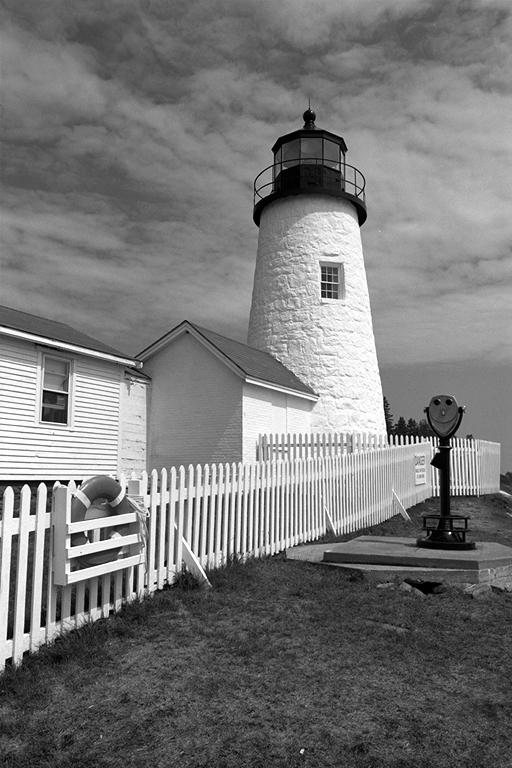
%> input picture 05_Quantization/lighthouse.png, 512 x 768 px
$ octave main_script2.m   (GNU Octave 9; MATLAB toolbox functions it lacks are replaced by stand-ins)
%> lines starting %> are read from the running program, lines starting %| are printed output that depends on the picture; in (x1, y1, x2, y2) boxes, pixels count from 0 and x2, y2 are one past the last pixel; in counts of white or black regions, pixels touching at a corner belong together; the program's own positions count from 1
### 05_Quantization/lloydMax.m
function [ levels,partition,converged,iter,xq ] = ...
    lloydMax( x,Nlevels,tol,maxiter )
%LLOYDMAX Quantize a real-valued signal using the Lloyd-Max algorithm
% Input arguments:
% x = Input signal (array of any size)
% Nlevels = No. of quantization levels
% tol = Tolerance for the optimization problem (optional)
% maxiter =  Max. no. of iterations (optional)
% Output arguments:
% levels = Quantization levels, 1-by-Nlevels vector
% partition = Endpoints of quantization intervals, 1-by-(Nlevels-1) vector
% converged = Flag, true if algorithm converged
% iter = No. of iterations taken for convergence (only useful if
%        converged = true)
% xq = Quantized signal
%
% Note: This code uses the KMeans++ initialization algorithm to initialize
% the quantization levels.
%
% Date: 2 September 2019
% Author: Ruturaj G. Gavaskar (ruturajg@iisc.ac.in)

xvec = x(:);        % Vectorize the signal for easier handling
xmin = min(xvec);   % Min. signal value
xmax = max(xvec);   % Max. signal value
if(xmin == xmax)
    error('ERROR: Cannot quantize a constant signal.\n');
end
if(~exist('tol','var') || isempty(tol))
    tol = (xmax - xmin)*1e-3;     % Default value for tolerance
end
if(~isscalar(tol))
    error('ERROR: tol must be a scalar.\n');
end
if(~exist('maxiter','var') || isempty(maxiter))
    maxiter = 100;  % Default value for maximum no. of iterations
end
if(~isscalar(maxiter))
    error('ERROR: maxiter must be a scalar.\n');
end

if(Nlevels==1)              % Single quantization level
    levels = mean(xvec);    % Optimum level is the mean of signal values
    partition = [];
    converged = true;
    iter = 0;
else
    levels_prev = initLevels(xvec,Nlevels);
    % Uncomment to initialize values uniformly over the dynamic range (not
    % recommended!)
    % levels_prev = linspace(xmin,xmax,Nlevels+2);
    % levels_prev(1) = []; levels_prev(end) = []; % Min. & max. values are not needed

    iter = 0;
    while(true)
        % Update partition endpoints:
        partition = (levels_prev(1:end-1) + levels_prev(2:end))/2;

        % Update levels:
        levels = zeros(1,Nlevels);  % Initialize

        % Update 1st level
        mask = (xvec<=partition(1));    % Logical mask
        x_1 = xvec(mask);       % Signal values in 1st partition
        levels(1) = mean(x_1);  % Avg. of signal values in 1st partition

        % Update intermediate levels
        for k = 2:(Nlevels-1)
            mask = (xvec>partition(k-1)) & (xvec<=partition(k));    % Logical mask
            x_k = xvec(mask);       % Signal values in kth partition
            levels(k) = mean(x_k);  % Avg. of signal values in kth partition
        end

        % Update last level
        mask = (xvec>partition(end));   % Logical mask
        x_end = xvec(mask);         % Signal values in last partition
        levels(end) = mean(x_end);  % Avg. of signal values in last partition

        % Test conditions to terminate the algorithm
        err = sum(abs(levels_prev-levels));
        iter = iter + 1;
        if(err < tol)       % Desired accuracy has been achieved
            converged = true;
            break;
        end
        if(iter == maxiter) % Max. number of iterations has been completed
            if(err < tol)
                converged = true;
            else
                converged = false;
            end
            break;
        end
        levels_prev = levels;
    end
end

if(nargout == 5)
    xq = quantizeSignal(x,partition,levels);    % Quantize the signal
end

end

function levels = initLevels(x,K)
% Initializes K quantization levels (levels) for the input signal (x) using
% the KMeans++ initialization algorithm.

N = length(x);
levels = nan(K,1);
levels(1) = x(randi(N));          % Choose 1st level randomly
nearestL = levels(1) * ones(N,1); % Nearest level from every signal value

for k = 2:K
    D2 = (x-nearestL).^2;         % Square of distance of each data point from its nearest level
    P = D2/sum(D2);               % Probability of picking a point as the kth level
    P = cumsum(P);                % Cumulative distribution
    r = rand;                     % Random number in [0,1]
    ind = find(P>r,1,'first');    % Index of data point sampled from above probability distribution
    levels(k) = x(ind);           % kth level

    distL = nan(N,k);
    for j = 1:k
        distL(:,j) = abs((x-levels(j)));  % Distance from jth center
    end
    [~,I] = min(distL,[],2);      % Nearest level indices (labels)
    nearestL = levels(I);         % Nearest levels
end

levels = sort(levels);
levels = levels';

end

function x = quantizeSignal(x,partition,levels)
% Quantizes the input signal (x) using the given partition endpoints
% (partition) and quantization levels (levels).

N = length(levels);

if(N==1)
    x(:) = levels;
else
    % Quantize 1st partition
    mask = (x<=partition(1));
    x(mask) = levels(1);    % Set values in 1st partition to 1st level

    % Quantize intermediate partitions
    for k = 2:(N-1)
        mask = (x>partition(k-1)) & (x<=partition(k));
        x(mask) = levels(k);% Set values in kth partition to kth level
    end

    % Quantize last partition
    mask = (x>partition(end));
    x(mask) = levels(end);  % Set values in last partition to last level
end

end

### 05_Quantization/main_script2.m
% An example of quantization of an image using the Lloyd-Max algorithm
% Note: A grayscale digital image is already quantized to 256 levels. Here
% we quantize its values to less than 256 levels.
% Author: Ruturaj Gavaskar (ruturaj.gavaskar@gmail.com)
%

clearvars; close all; clc;

I = double(imread('lighthouse.png'));
%> I: size 768x512 double; min 0, max 255, mean 120.5; mean of the top-left, top-right, bottom-left and bottom-right quarters 114.4, 142.6, 122.3, 102.6
N = 8;        % No. of quantization levels

[levels,endpoints,converged,iter,Iq] = lloydMax(I,N);
%> in lloydMax, `xmin = min(xvec);`: xmin = 0
%> in lloydMax, `xmax = max(xvec);`: xmax = 255
%> in lloydMax, `tol = (xmax - xmin)*1e-3;`: tol = 0.255
%> the loop in initLevels, `for k = 2:K` made 7 passes
%> ind on passes 1 to 7: 166494, 69530, 197272, 147659, 317425, 115271, 207008
%> after the loop in initLevels, `for k = 2:K`: levels = [144; 65; 253; 46; 104; 157; 86; 237]
%> in initLevels, `levels = sort(levels);`: levels = [46; 65; 86; 104; 144; 157; 237; 253]
%> in initLevels, `levels = levels';`: levels = [46 65 86 104 144 157 237 253]
%> the loop in lloydMax, `while(true)` made 13 passes
%> (partition, err, levels_prev) on passes 1 to 6: ([55.5 75.5 95 124 150.5 197 245], 46.45, [38.36 65.45 86.34 111.1 135.1 167 227 251.1]), ([51.9 75.89 98.74 123.1 151.1 197 239], 15.27, [35.22 63.73 87.95 112 134.7 167.7 223.2 247.9]), ([49.48 75.84 99.95 123.3 151.2 195.4 235.5], 9.81, [33.48 62.86 88.2 112.2 134.7 167.2 219.2 245.6]), ([48.17 75.53 100.2 123.5 151 193.2 232.4], 8.34, [32.36 62.33 88.69 112.7 134.3 166.2 216.2 244.3]), ([47.35 75.51 100.7 123.5 150.3 191.2 230.3], 5.07, [31.47 61.94 88.69 112.7 134.3 165.8 213.7 243.4]), ([46.71 75.32 100.7 123.5 150.1 189.8 228.6], 4.46, [30.63 61.57 88.69 112.7 134.3 165.4 211.6 242.7])
%> (partition, err) on pass 13: ([46.1 75.13 100.7 123.1 148.4 184.3 223.1], 0)
%> after the loop in lloydMax, `while(true)`: converged = true; iter = 13; levels = [30.63 61.57 88.69 112.7 133.6 163.3 205.3 240.9]
%> in quantizeSignal, `N = length(levels);`: N = 8
%> in quantizeSignal, `mask = (x<=partition(1));`:
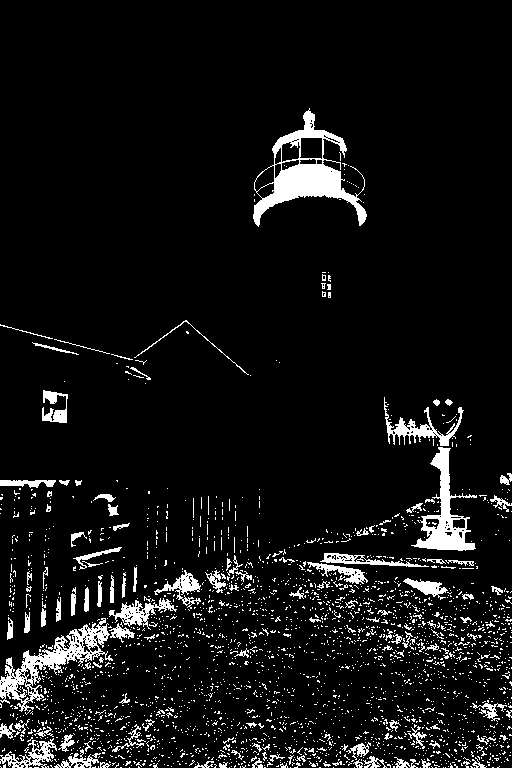
%> mask: size 768x512 logical; 7.2% white; 2614 white regions (2479 under 20 px), largest, box (x1, y1, x2, y2) and area: (253, 108, 367, 227) 3947, (0, 618, 113, 712) 2673, (411, 447, 477, 551) 2134
%> in quantizeSignal, `x(mask) = levels(1);`: x: size 768x512 double; min 30.63, max 255, mean 120.5
%> the loop in quantizeSignal, `for k = 2:(N-1)` made 6 passes
%> pass 1, in quantizeSignal, `mask = (x>partition(k-1)) & (x<=partition(k));`:
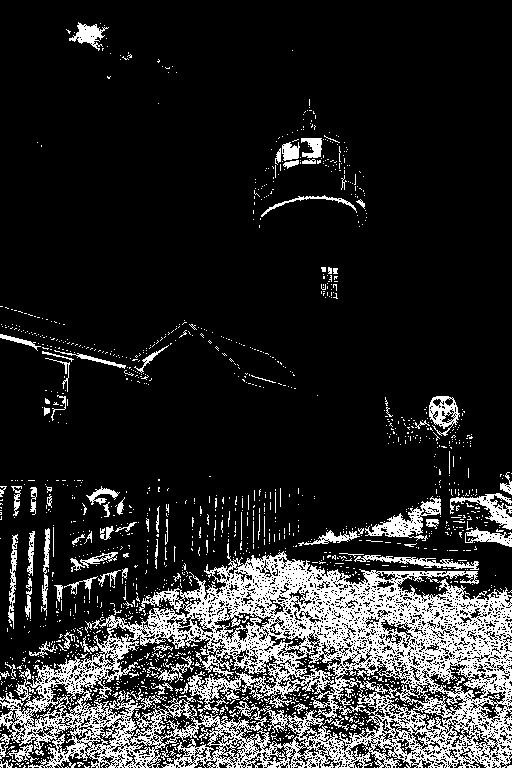
%> mask: size 768x512 logical; 16.1% white in thin lines or dots
%> pass 2, in quantizeSignal, `mask = (x>partition(k-1)) & (x<=partition(k));`:
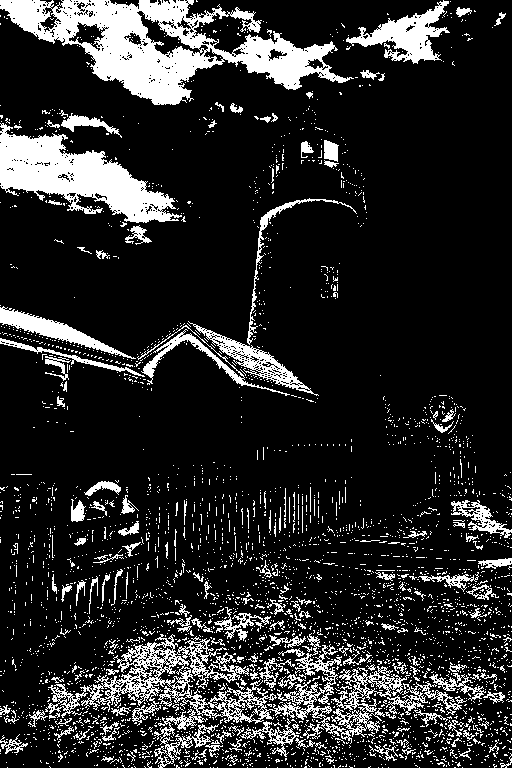
%> mask: size 768x512 logical; 16% white; 3513 white regions (3336 under 20 px), largest, box (x1, y1, x2, y2) and area: (0, 0, 354, 105) 14624, (45, 633, 411, 744) 8780, (0, 123, 182, 223) 8034
%> pass 3, in quantizeSignal, `mask = (x>partition(k-1)) & (x<=partition(k));`:
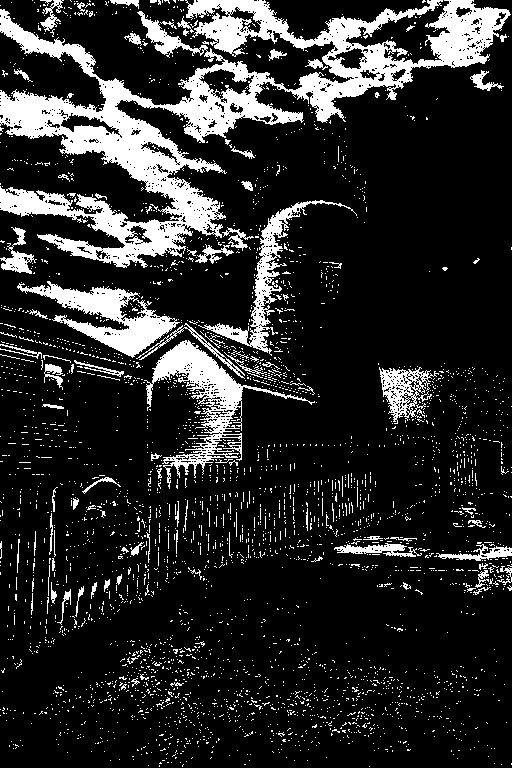
%> mask: size 768x512 logical; 16.4% white; 3512 white regions (3408 under 20 px), largest, box (x1, y1, x2, y2) and area: (0, 0, 511, 268) 34987, (144, 340, 315, 489) 4829, (17, 281, 180, 358) 4267
%> in quantizeSignal, `mask = (x>partition(end));`:
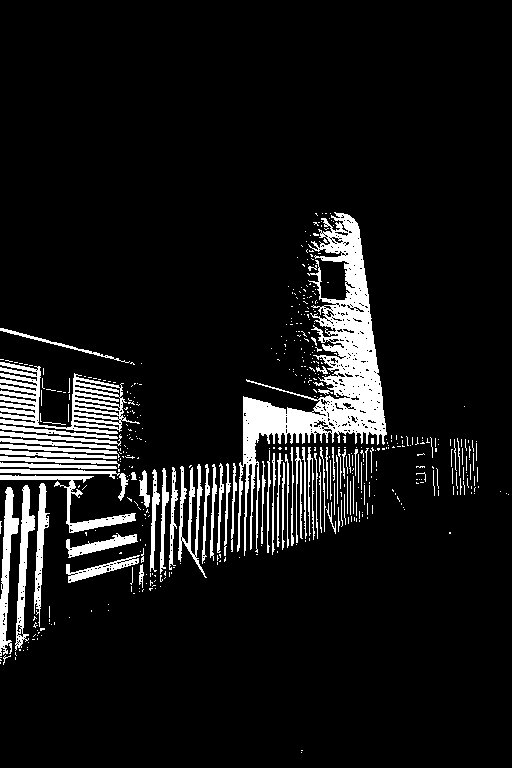
%> mask: size 768x512 logical; 8.8% white; 495 white regions (418 under 20 px), largest, box (x1, y1, x2, y2) and area: (237, 212, 387, 556) 12485, (0, 362, 140, 434) 3535, (0, 487, 19, 656) 1338
%> in quantizeSignal, `x(mask) = levels(end);`: x: size 768x512 double; min 30.63, max 240.9, mean 120.5
%> levels = [30.63 61.57 88.69 112.7 133.6 163.3 205.3 240.9]; endpoints = [46.1 75.13 100.7 123.1 148.4 184.3 223.1]; converged = true; iter = 13

if(converged)
    fprintf('Algorithm converged in %d iterations!\n',iter);
%| Algorithm converged in 13 iterations!
else
    fprintf('Algorithm did not converge.\n');
end

% Display original & quantized images
figure('Units','Normalized','Position',[0,0,1,1]);
subplot(1,2,1); imshow(uint8(I)); title('Input image');
subplot(1,2,2); imshow(uint8(Iq));
title(['Quantized to ',num2str(N),' levels']);
drawnow;

% Plot histogram & partition endpoints
figure('Units','Normalized','Position',[0,0,1,1]);
histI = histogram(I,0:255);     % Plot histogram of input image
histI.EdgeColor = 'none';
histI.FaceColor = 'g';
ax = gca;
hold on;
for p = endpoints
%> (the run ends here)
